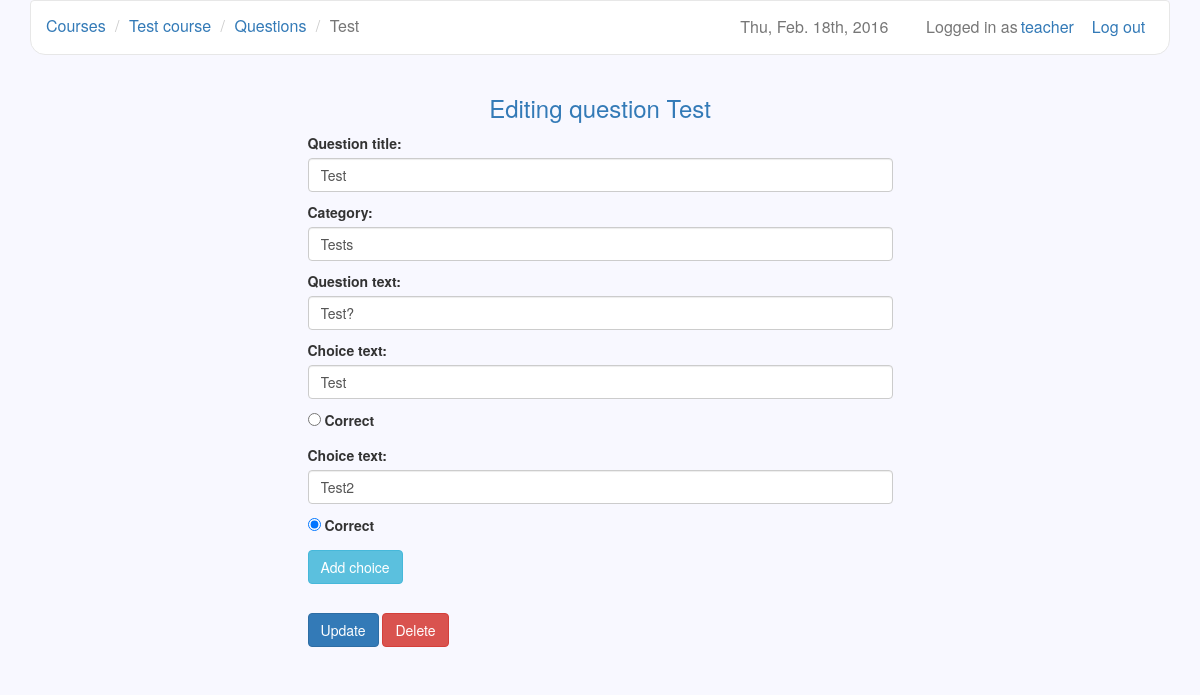
Page /courses/6/questions/8 (signed in) on the earlier database version.
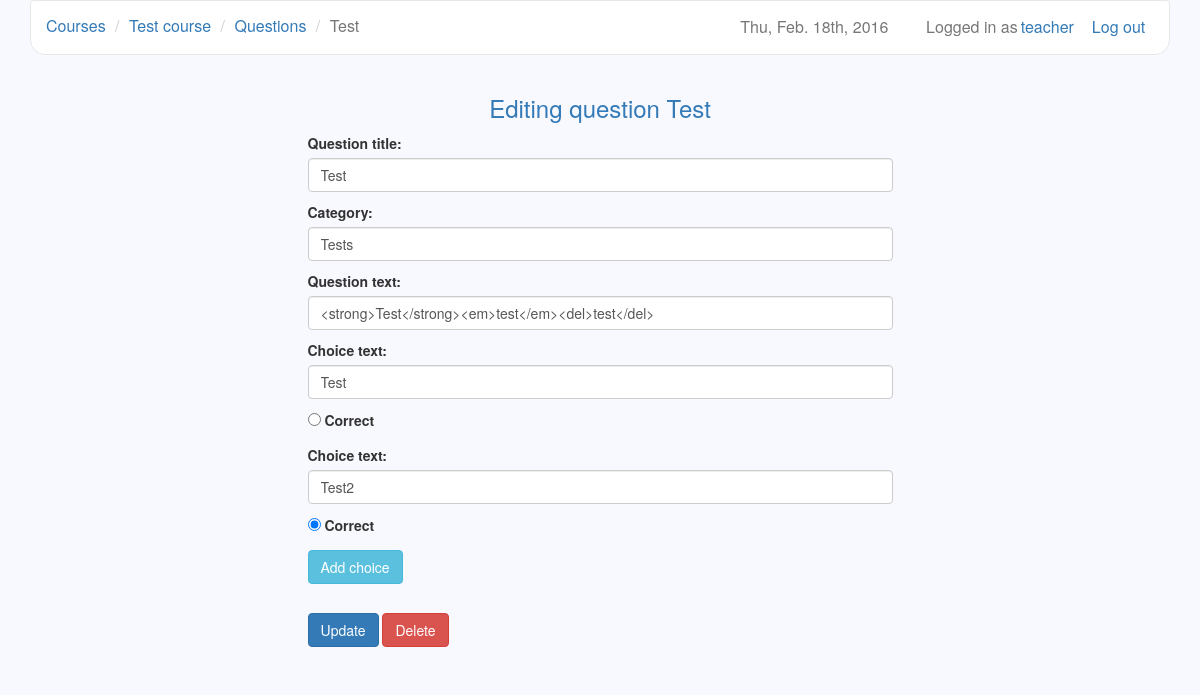
Same page on the later database version.
### users/models.py (models this page shows)
class User(AbstractUser):
    is_teacher = models.BooleanField(default=False)

### courses/models.py (models this page shows, shortened)
class Course(models.Model):
    owner = models.ForeignKey(settings.AUTH_USER_MODEL, related_name='owner')
    name = models.CharField(max_length=30)
    description = models.TextField(blank=True)
    created = models.DateTimeField(auto_now_add=True)
    updated = models.DateTimeField(auto_now=True)
    participants = models.ManyToManyField(settings.AUTH_USER_MODEL, blank=True,
        through='Participation')

### questions/models.py (models this page shows, shortened)
class Question(models.Model):
    name = models.CharField(max_length=30)
    category = models.CharField(max_length=30)
    question_text = MarkupField()
    course = models.ForeignKey(Course)

### questions/views.py (the view, shortened to what this page needs)
# urls.py: url(r'^(?P<question_id>\d+)$', views.edit_question, name='edit_question'),
@user_passes_test(teacher_check)
def edit_question(request, course_id, question_id):
    course = Course.objects.get(id=course_id)
    question = Question.objects.get(id=question_id)
    if request.user == course.owner:
        ChoiceFormSet = modelformset_factory(Choice, ChoiceForm, extra=0)
        choices = Choice.objects.filter(question=question)
        question_form = QuestionForm(instance=question)
        choice_formset = ChoiceFormSet(queryset=Choice.objects
            .filter(question=question))
        if request.method == 'POST' and 'delete' in request.POST:
            question.delete()
            Choice.objects.filter(question=question).delete()
            messages.success(request, 'Question deleted successfully!')
            return redirect('/courses/' + course_id + '/questions/')
        return render(request, 'edit_question.html', {'form': question_form,
            'choice_formset': choice_formset,'course': course,
            'question': question, 'choices': choices })
    return redirect('/courses/' + course_id)

### questions/forms.py
class QuestionForm(forms.ModelForm):
    name = forms.CharField(label="Question title", max_length=30)
    category = forms.CharField(max_length=30)
    question_text = forms.CharField(widget=MarkItUpWidget())
    class Meta:
        model = Question
        fields = ['name', 'category', 'question_text']
    def __init__(self, instance=None, *args, **kwargs):
        super().__init__(*args, **kwargs)
        if instance:
            self.instance.question = instance
            self.initial['name'] = instance.name
            self.initial['category'] = instance.category
            self.initial['question_text'] = instance.question_text

### courses/views.py (called while the page is built)
def teacher_check(user):
    if user.is_anonymous():
        return False
    return user.is_teacher

### questions/templates/edit_question.html (shortened to what this page needs)
{% extends 'base.html' %}
{% block navigation %}
  <li><a href="{% url 'teacher_courses' %}">Courses</a></li>
  <li><a href="{% url 'edit_course' course.id %}">{{ course.name }}</a></li>
  <li><a href="{% url 'list_questions' course.id %}">Questions</a></li>
  <li class="active">{{ question.name }}</li>
{% endblock %}
{% block header %}Editing question {{ question.name }}{% endblock %}
{% block form_action %}
  {% url 'edit_question' course.id question.id %}
{% endblock %}
{% block additional_forms %}
  <div id="choices-form-container">
    {% for choice_form in choice_formset %}
      <div id="choice-{{ forloop.counter0 }}">
        {{ choice_form.as_p }}
      </div>
    {% endfor %}
  </div>
{% endblock %}
{% block button %}
  <button class="btn btn-info" id="add-choice">Add choice</button>
  <br>
  <button class="btn btn-primary" id="submit" type="submit" name="update">
    Update
  </button>
  <button class="btn btn-danger" id="delete" name="delete"
    onclick="return confirmDelete()">
    Delete
  </button>
{% endblock %}

### django-lms/templates/base.html (shortened to what this page needs)
{% load staticfiles %}
<!DOCTYPE html>
<html>
  <head>
    <link href="/static/libs/bootstrap/css/bootstrap.min.css" rel="stylesheet">
    <link href="/static/libs/datetimepicker/jquery.datetimepicker.css"
      rel="stylesheet">
    <link href="/static/base.css" rel="stylesheet">
    <link rel="stylesheet" type="text/css" href="/static/libs/markitup/skins/simple/style.css">
    <link rel="stylesheet" type="text/css" href="/static/libs/markitup/sets/default/style.css">
  </head>
  <body>
    <div class="container">
      <nav class="navbar navbar-default" role="navigation">
        {% if user.is_active %}
          <a class="btn navbar-btn navbar-right" id="logout"
            href="{% url 'logout' %}">
            Log out
          </a>
          <a href="{% url 'profile' %}" class="navbar-text navbar-right" id="user">
              {{ user.username }}
          </a>
          <span class="navbar-text navbar-right">Logged in as</span>
        {% else %}
          <a class="navbar-brand" href="/">Django-LMS</a>
        {% endif %}
        <span class="navbar-text navbar-right" id="date">
          {% now "D, M. jS, Y" %}
        </span>
        <ul class="breadcrumb">
          {% block navigation %}{% endblock %}
        </ul>
      </nav>
      <div class="row">
        <h3 class="text-primary text-center">
          {% block header %}{% endblock %}
        </h3>
        <form class="center" action="{% block form_action %}{% endblock %}"
          method="POST">
          {{ form.as_p }}
          {% block additional_forms %}{% endblock %}
          {% block button %}{% endblock %}
        </form>
      </div>
    </div>
  </body>
</html>

### django-lms/static/base.css (style rules this page uses)
body { background-color: #F8F8FF; }
#date, #logout { margin-right: 1%; padding-right: 1%; font-size: 16px; }
#user { margin-right: 5px; margin-left: 3px; color: #337ab7; }
#choices-form-container li { margin-left: -40px; list-style-type: none; }
#add-choice { margin-bottom: 5%; }
.center { width: 50%; margin-top: 1%; margin-left: auto; margin-right: auto; }
.navbar { border-bottom-right-radius: 15px; border-bottom-left-radius: 15px; }
.navbar-default { background-color: white; }
.navbar-text { font-size: 16px; }
.breadcrumb { background-color: transparent; margin-top: 0.5%; margin-bottom: -1%; font-size: 16px; }

Differences in the rows shown:
changed Question "Test": question_text "Test?" → "<strong>Test</strong><em>test</em><del>test</del>"
